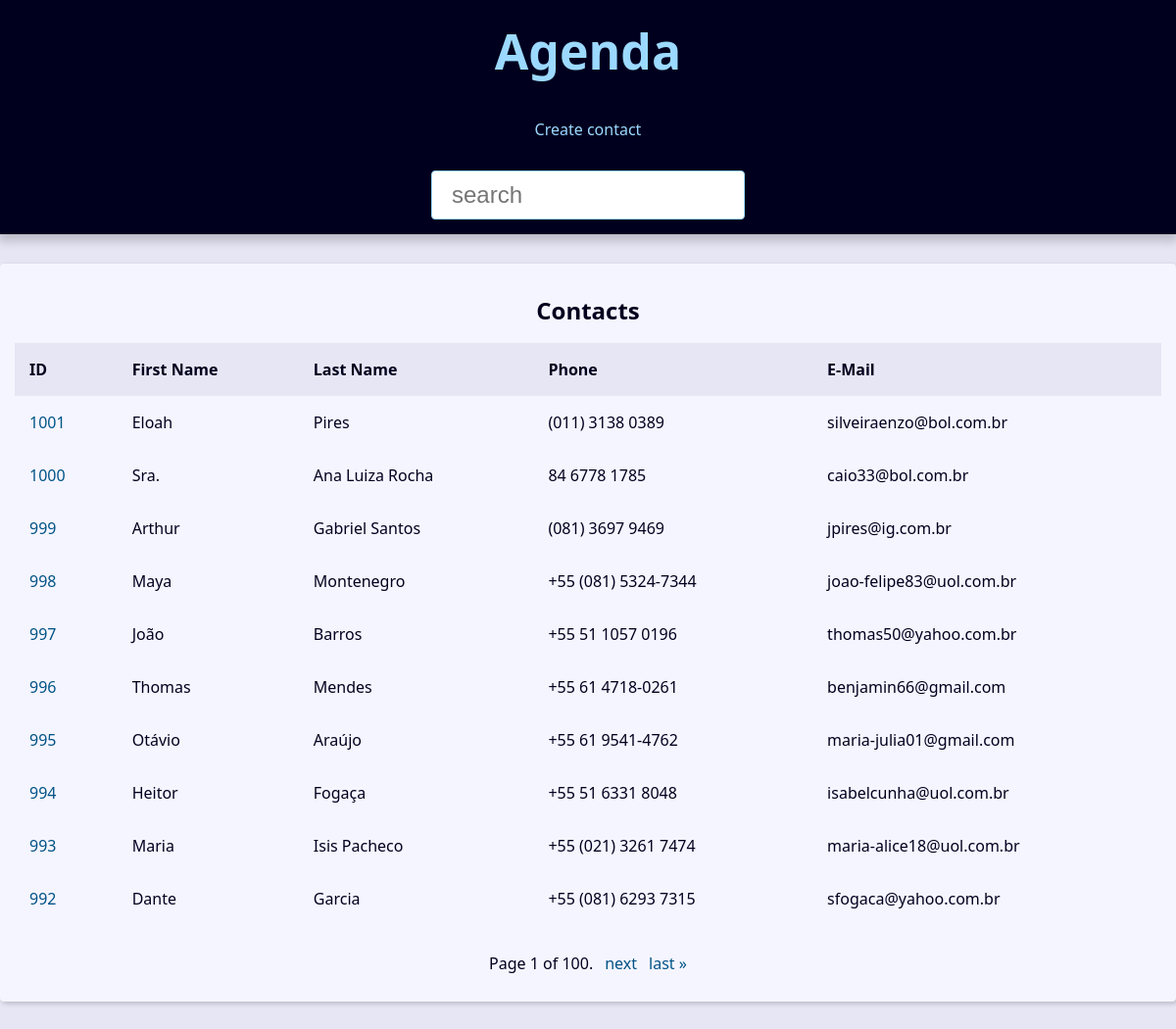
The page / on the database its author committed.
### contact/models.py (models this page shows, shortened)
class Contact(models.Model):
    first_name = models.CharField(max_length=50)
    last_name = models.CharField(max_length=50,blank=True)
    phone = models.CharField(max_length=50)
    email = models.EmailField(max_length=254,blank=True)
    created_date = models.DateTimeField(default=timezone.now)
    description = models.TextField(blank=True)
    show = models.BooleanField(default=True)
    picture = models.ImageField(blank=True,upload_to='pictures/%Y/%m/')
    category = models.ForeignKey(Category,on_delete=models.SET_NULL,blank=True,null=True)
    owner = models.ForeignKey(User(),on_delete=models.SET_NULL,blank=True,null=True)

### contact/views/contact_views.py (the view)
# urls.py: path('', views.index, name='index'),
def index(request):
    contacts = Contact.objects.filter(show=True).order_by('-id')
    paginator = Paginator(contacts, 10)  # Show 10 contacts per page.
    page_number = request.GET.get("page")
    page_obj = paginator.get_page(page_number)
    context = {
        'page_obj':page_obj,
        'title':'Contatos',
    }
    return render(
        request,
        'contact/index.html',
        context
        )

### contact/templates/contact/index.html
{% extends "global/base.html" %}
{% block content %}
{% if page_obj %}
    <div class="responsive-table">
        <table class="contacts-table">
            <caption class="table-caption">
                Contacts
            </caption>
            <thead>
                <tr class="table-row table-row-header">
                    <th class="table-header">ID</th>
                    <th class="table-header">First Name</th>
                    <th class="table-header">Last Name</th>
                    <th class="table-header">Phone</th>
                    <th class="table-header">E-Mail</th>
                </tr>
            </thead>
            <tbody>
                {% for contact in page_obj %}
                    <tr class="table">
                        <td class="table-cel">
                            <a class="table-link" href="{% url 'contact:contact' contact.id  %}">{{contact.id}}</a>
                        </td>
                        <td class="table-cel">
                            {{contact.first_name}}
                        </td>
                        <td class="table-cel">
                            {{contact.last_name}}
                        </td>
                        <td class="table-cel">
                            {{contact.phone}}
                        </td>
                        <td class="table-cel">
                            {{contact.email}}
                        </td>
                    </tr>
                {% endfor %}
            </tbody>
        </table>
    </div>
{% else %}
<div class="single-contact">
    <h1 class="single-contact-name">
        Nenhum contado encontrado
    </h1>
</div>
{% endif %}
{% endblock content %}

### base_static/global/css/style.css (style rules this page uses)
:root { --spacing: 1.5rem; --link-dark-color: rgb(0, 83, 134); --link-light-color: rgb(156, 217, 255); --clr-white: rgb(245, 245, 255); --clr-black: rgb(0, 0, 30); --clr-light-gray: rgb(230, 230, 245); --clr-dark-shadow-5: rgba(0, 0, 10, 5%); --clr-dark-shadow-10: rgba(0, 0, 10, 10%); --clr-dark-shadow-20: rgba(0, 0, 10, 20%); --clr-light-shadow-5: rgba(200, 200, 255, 5%); --clr-light-shadow-10: rgba(200, 200, 255, 10%); --clr-light-shadow-20: rgba(200, 200, 255, 20%); --main-page-width: 120rem; --table-min-width: 60rem; --biggest-font-size: 5rem; --bigger-font-size: 4rem; --big-font-size: 3.2rem; --medium-font-size: 2.4rem; --small-font-size: 1.6rem; --smaller-font-size: 1.4rem; --smallest-font-size: 1.2rem; --transition-fast: 300ms; --transition-medium: 600ms; --transition-slow: 1s; --default-border-radius: 4px; }
*, *::before, *::after { margin: 0; padding: 0; box-sizing: border-box; }
html { font-size: 62.5%; }
body { font-family: system-ui, -apple-system, BlinkMacSystemFont, 'Segoe UI', Roboto, Oxygen, Ubuntu, Cantarell, 'Open Sans', 'Helvetica Neue', sans-serif; line-height: 1.5; font-size: var(--small-font-size); color: var(--clr-black); -webkit-font-smoothing: antialiased; background: var(--clr-light-gray); }
.responsive-table { width: 100%; overflow-x: auto; }
.contacts-table { width: 100%; min-width: var(--table-min-width); border-collapse: collapse; }
.table-caption { font-size: var(--medium-font-size); font-weight: bold; padding: var(--spacing); }
.table-row { text-align: left; text-overflow: ellipsis; transition: background-color var(--transition-fast) ease-in-out; }
.table-row-header { background: var(--clr-light-gray); color: var(--clr-black); }
.table-cel, .table-header { padding: var(--spacing); }
.table-link { color: var(--link-dark-color); transition: color var(--transition-fast) ease-in-out; text-decoration: none; }

### rows shown on the page
Contact: id "1001", first_name "Eloah", last_name "Pires", phone "(011) 3138 0389", email "silveiraenzo@bol.com.br"
Contact: id "1000", first_name "Sra.", last_name "Ana Luiza Rocha", phone "84 6778 1785", email "caio33@bol.com.br"
Contact: id "999", first_name "Arthur", last_name "Gabriel Santos", phone "(081) 3697 9469", email "jpires@ig.com.br"
Contact: id "998", first_name "Maya", last_name "Montenegro", phone "+55 (081) 5324-7344", email "joao-felipe83@uol.com.br"
Contact: id "997", first_name "João", last_name "Barros", phone "+55 51 1057 0196", email "thomas50@yahoo.com.br"
Contact: id "996", first_name "Thomas", last_name "Mendes", phone "+55 61 4718-0261", email "benjamin66@gmail.com"
Contact: id "995", first_name "Otávio", last_name "Araújo", phone "+55 61 9541-4762", email "maria-julia01@gmail.com"
Contact: id "994", first_name "Heitor", last_name "Fogaça", phone "+55 51 6331 8048", email "isabelcunha@uol.com.br"
Contact: id "993", first_name "Maria", last_name "Isis Pacheco", phone "+55 (021) 3261 7474", email "maria-alice18@uol.com.br"
Contact: id "992", first_name "Dante", last_name "Garcia", phone "+55 (081) 6293 7315", email "sfogaca@yahoo.com.br"

### other values the page prints
{{ page_obj.number }} "1"
{{ page_obj.paginator.num_pages }} "100"
